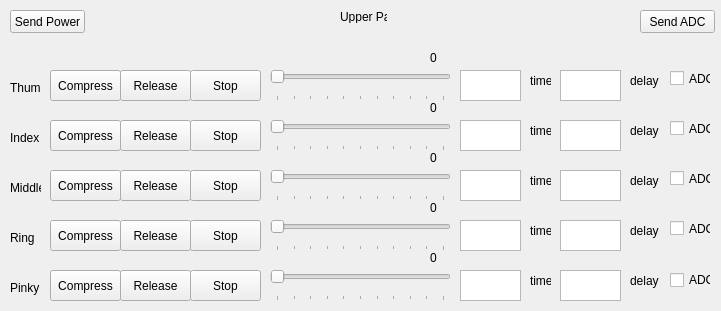
   <widget class="QWidget" name="upper_frame" native="true">
    <property name="geometry">
     <rect>
      <x>10</x>
      <y>10</y>
      <width>721</width>
      <height>311</height>
     </rect>
    </property>
    <widget class="QPushButton" name="upper_motor4_right_btn">
     <property name="geometry">
      <rect>
       <x>120</x>
       <y>220</y>
       <width>71</width>
       <height>31</height>
      </rect>
     </property>
     <property name="text">
      <string>Release</string>
     </property>
    </widget>
    <widget class="QLabel" name="upper_motor5_label">
     <property name="geometry">
      <rect>
       <x>10</x>
       <y>280</y>
       <width>31</width>
       <height>16</height>
      </rect>
     </property>
     <property name="text">
      <string>Pinky</string>
     </property>
    </widget>
    <widget class="QPushButton" name="upper_motor4_stop_btn">
     <property name="geometry">
      <rect>
       <x>190</x>
       <y>220</y>
       <width>71</width>
       <height>31</height>
      </rect>
     </property>
     <property name="text">
      <string>Stop</string>
     </property>
    </widget>
    <widget class="QPlainTextEdit" name="upper_motor4_time_input">
     <property name="geometry">
      <rect>
       <x>460</x>
       <y>220</y>
       <width>61</width>
       <height>31</height>
      </rect>
     </property>
    </widget>
    <widget class="QPushButton" name="upper_motor3_right_btn">
     <property name="geometry">
      <rect>
       <x>120</x>
       <y>170</y>
       <width>71</width>
       <height>31</height>
      </rect>
     </property>
     <property name="text">
      <string>Release</string>
     </property>
    </widget>
    <widget class="QLabel" name="upper_motor1_label">
     <property name="geometry">
      <rect>
       <x>10</x>
       <y>80</y>
       <width>31</width>
       <height>16</height>
      </rect>
     </property>
     <property name="text">
      <string>Thumb</string>
     </property>
    </widget>
    <widget class="QPushButton" name="upper_motor5_stop_btn">
     <property name="geometry">
      <rect>
       <x>190</x>
       <y>270</y>
       <width>71</width>
       <height>31</height>
      </rect>
     </property>
     <property name="text">
      <string>Stop</string>
     </property>
    </widget>
    <widget class="QPlainTextEdit" name="upper_motor5_time_input">
     <property name="geometry">
      <rect>
       <x>460</x>
       <y>270</y>
       <width>61</width>
       <height>31</height>
      </rect>
     </property>
    </widget>
    <widget class="QPushButton" name="upper_motor3_stop_btn">
     <property name="geometry">
      <rect>
       <x>190</x>
       <y>170</y>
       <width>71</width>
       <height>31</height>
      </rect>
     </property>
     <property name="text">
      <string>Stop</string>
     </property>
    </widget>
    <widget class="QPushButton" name="upper_motor5_right_btn">
     <property name="geometry">
      <rect>
       <x>120</x>
       <y>270</y>
       <width>71</width>
       <height>31</height>
      </rect>
     </property>
     <property name="text">
      <string>Release</string>
     </property>
    </widget>
    <widget class="QLabel" name="upper_motor4_label">
     <property name="geometry">
      <rect>
       <x>10</x>
       <y>230</y>
       <width>31</width>
       <height>16</height>
      </rect>
     </property>
     <property name="text">
      <string>Ring</string>
     </property>
    </widget>
    <widget class="QPushButton" name="upper_motor4_left_btn">
     <property name="geometry">
      <rect>
       <x>50</x>
       <y>220</y>
       <width>71</width>
       <height>31</height>
      </rect>
     </property>
     <property name="text">
      <string>Compress</string>
     </property>
    </widget>
    <widget class="QPushButton" name="upper_motor5_left_btn">
     <property name="geometry">
      <rect>
       <x>50</x>
       <y>270</y>
       <width>71</width>
       <height>31</height>
      </rect>
     </property>
     <property name="text">
      <string>Compress</string>
     </property>
    </widget>
    <widget class="QPlainTextEdit" name="upper_motor2_delay_input">
     <property name="geometry">
      <rect>
       <x>560</x>
       <y>120</y>
       <width>61</width>
       <height>31</height>
      </rect>
     </property>
    </widget>
    <widget class="QLabel" name="upper_time_label_5">
     <property name="geometry">
      <rect>
       <x>530</x>
       <y>270</y>
       <width>21</width>
       <height>21</height>
      </rect>
     </property>
     <property name="text">
      <string>time</string>
     </property>
    </widget>
    <widget class="QSlider" name="upper_motor2_pwm_scale">
     <property name="geometry">
      <rect>
       <x>270</x>
       <y>110</y>
       <width>181</width>
       <height>41</height>
      </rect>
     </property>
     <property name="maximum">
      <number>100</number>
     </property>
     <property name="orientation">
      <enum>Qt::Horizontal</enum>
     </property>
     <property name="tickPosition">
      <enum>QSlider::TicksBelow</enum>
     </property>
     <property name="tickInterval">
      <number>10</number>
     </property>
    </widget>
    <widget class="QLabel" name="upper_time_label_2">
     <property name="geometry">
      <rect>
       <x>530</x>
       <y>120</y>
       <width>21</width>
       <height>21</height>
      </rect>
     </property>
     <property name="text">
      <string>time</string>
     </property>
    </widget>
    <widget class="QLabel" name="upper_time_label_4">
     <property name="geometry">
      <rect>
       <x>530</x>
       <y>220</y>
       <width>21</width>
       <height>21</height>
      </rect>
     </property>
     <property name="text">
      <string>time</string>
     </property>
    </widget>
    <widget class="QSlider" name="upper_motor4_pwm_scale">
     <property name="geometry">
      <rect>
       <x>270</x>
       <y>210</y>
       <width>181</width>
       <height>41</height>
      </rect>
     </property>
     <property name="maximum">
      <number>100</number>
     </property>
     <property name="orientation">
      <enum>Qt::Horizontal</enum>
     </property>
     <property name="tickPosition">
      <enum>QSlider::TicksBelow</enum>
     </property>
     <property name="tickInterval">
      <number>10</number>
     </property>
    </widget>
    <widget class="QLabel" name="upper_delay_label_5">
     <property name="geometry">
      <rect>
       <x>630</x>
       <y>270</y>
       <width>31</width>
       <height>21</height>
      </rect>
     </property>
     <property name="text">
      <string>delay</string>
     </property>
    </widget>
    <widget class="QLabel" name="upper_delay_label_4">
     <property name="geometry">
      <rect>
       <x>630</x>
       <y>220</y>
       <width>31</width>
       <height>21</height>
      </rect>
     </property>
     <property name="text">
      <string>delay</string>
     </property>
    </widget>
    <widget class="QPushButton" name="upper_motor1_left_btn">
     <property name="geometry">
      <rect>
       <x>50</x>
       <y>70</y>
       <width>71</width>
       <height>31</height>
      </rect>
     </property>
     <property name="text">
      <string>Compress</string>
     </property>
    </widget>
    <widget class="QLabel" name="upper_delay_label_3">
     <property name="geometry">
      <rect>
       <x>630</x>
       <y>170</y>
       <width>31</width>
       <height>21</height>
      </rect>
     </property>
     <property name="text">
      <string>delay</string>
     </property>
    </widget>
    <widget class="QPlainTextEdit" name="upper_motor3_delay_input">
     <property name="geometry">
      <rect>
       <x>560</x>
       <y>170</y>
       <width>61</width>
       <height>31</height>
      </rect>
     </property>
    </widget>
    <widget class="QLabel" name="upper_time_label_1">
     <property name="geometry">
      <rect>
       <x>530</x>
       <y>70</y>
       <width>21</width>
       <height>21</height>
      </rect>
     </property>
     <property name="text">
      <string>time</string>
     </property>
    </widget>
    <widget class="QLabel" name="upper_delay_label_2">
     <property name="geometry">
      <rect>
       <x>630</x>
       <y>120</y>
       <width>31</width>
       <height>21</height>
      </rect>
     </property>
     <property name="text">
      <string>delay</string>
     </property>
    </widget>
    <widget class="QPlainTextEdit" name="upper_motor5_delay_input">
     <property name="geometry">
      <rect>
       <x>560</x>
       <y>270</y>
       <width>61</width>
       <height>31</height>
      </rect>
     </property>
    </widget>
    <widget class="QPlainTextEdit" name="upper_motor3_time_input">
     <property name="geometry">
      <rect>
       <x>460</x>
       <y>170</y>
       <width>61</width>
       <height>31</height>
      </rect>
     </property>
    </widget>
    <widget class="QPushButton" name="upper_motor2_right_btn">
     <property name="geometry">
      <rect>
       <x>120</x>
       <y>120</y>
       <width>71</width>
       <height>31</height>
      </rect>
     </property>
     <property name="text">
      <string>Release</string>
     </property>
    </widget>
    <widget class="QLabel" name="upper_time_label_3">
     <property name="geometry">
      <rect>
       <x>530</x>
       <y>170</y>
       <width>21</width>
       <height>21</height>
      </rect>
     </property>
     <property name="text">
      <string>time</string>
     </property>
    </widget>
    <widget class="QPushButton" name="upper_motor1_stop_btn">
     <property name="geometry">
      <rect>
       <x>190</x>
       <y>70</y>
       <width>71</width>
       <height>31</height>
      </rect>
     </property>
     <property name="text">
      <string>Stop</string>
     </property>
    </widget>
    <widget class="QLabel" name="upper_motor3_label">
     <property name="geometry">
      <rect>
       <x>10</x>
       <y>180</y>
       <width>31</width>
       <height>16</height>
      </rect>
     </property>
     <property name="text">
      <string>Middle</string>
     </property>
    </widget>
    <widget class="QPlainTextEdit" name="upper_motor2_time_input">
     <property name="geometry">
      <rect>
       <x>460</x>
       <y>120</y>
       <width>61</width>
       <height>31</height>
      </rect>
     </property>
    </widget>
    <widget class="QPlainTextEdit" name="upper_motor1_time_input">
     <property name="geometry">
      <rect>
       <x>460</x>
       <y>70</y>
       <width>61</width>
       <height>31</height>
      </rect>
     </property>
    </widget>
    <widget class="QSlider" name="upper_motor1_pwm_scale">
     <property name="geometry">
      <rect>
       <x>270</x>
       <y>60</y>
       <width>181</width>
       <height>41</height>
      </rect>
     </property>
     <property name="maximum">
      <number>100</number>
     </property>
     <property name="orientation">
      <enum>Qt::Horizontal</enum>
     </property>
     <property name="tickPosition">
      <enum>QSlider::TicksBelow</enum>
     </property>
     <property name="tickInterval">
      <number>10</number>
     </property>
    </widget>
    <widget class="QPushButton" name="upper_motor1_right_btn">
     <property name="geometry">
      <rect>
       <x>120</x>
       <y>70</y>
       <width>71</width>
       <height>31</height>
      </rect>
     </property>
     <property name="text">
      <string>Release</string>
     </property>
    </widget>
    <widget class="QPushButton" name="upper_motor2_left_btn">
     <property name="geometry">
      <rect>
       <x>50</x>
       <y>120</y>
       <width>71</width>
       <height>31</height>
      </rect>
     </property>
     <property name="text">
      <string>Compress</string>
     </property>
    </widget>
    <widget class="QSlider" name="upper_motor3_pwm_scale">
     <property name="geometry">
      <rect>
       <x>270</x>
       <y>160</y>
       <width>181</width>
       <height>41</height>
      </rect>
     </property>
     <property name="maximum">
      <number>100</number>
     </property>
     <property name="orientation">
      <enum>Qt::Horizontal</enum>
     </property>
     <property name="tickPosition">
      <enum>QSlider::TicksBelow</enum>
     </property>
     <property name="tickInterval">
      <number>10</number>
     </property>
    </widget>
    <widget class="QLabel" name="upper_motor2_label">
     <property name="geometry">
      <rect>
       <x>10</x>
       <y>130</y>
       <width>31</width>
       <height>16</height>
      </rect>
     </property>
     <property name="text">
      <string>Index</string>
     </property>
    </widget>
    <widget class="QLabel" name="upper_delay_label_1">
     <property name="geometry">
      <rect>
       <x>630</x>
       <y>70</y>
       <width>31</width>
       <height>21</height>
      </rect>
     </property>
     <property name="text">
      <string>delay</string>
     </property>
    </widget>
    <widget class="QPlainTextEdit" name="upper_motor1_delay_input">
     <property name="geometry">
      <rect>
       <x>560</x>
       <y>70</y>
       <width>61</width>
       <height>31</height>
      </rect>
     </property>
    </widget>
    <widget class="QPushButton" name="upper_motor2_stop_btn">
     <property name="geometry">
      <rect>
       <x>190</x>
       <y>120</y>
       <width>71</width>
       <height>31</height>
      </rect>
     </property>
     <property name="text">
      <string>Stop</string>
     </property>
    </widget>
    <widget class="QPushButton" name="upper_motor3_left_btn">
     <property name="geometry">
      <rect>
       <x>50</x>
       <y>170</y>
       <width>71</width>
       <height>31</height>
      </rect>
     </property>
     <property name="text">
      <string>Compress</string>
     </property>
    </widget>
    <widget class="QPlainTextEdit" name="upper_motor4_delay_input">
     <property name="geometry">
      <rect>
       <x>560</x>
       <y>220</y>
       <width>61</width>
       <height>31</height>
      </rect>
     </property>
    </widget>
    <widget class="QSlider" name="upper_motor5_pwm_scale">
     <property name="geometry">
      <rect>
       <x>270</x>
       <y>260</y>
       <width>181</width>
       <height>41</height>
      </rect>
     </property>
     <property name="maximum">
      <number>100</number>
     </property>
     <property name="orientation">
      <enum>Qt::Horizontal</enum>
     </property>
     <property name="tickPosition">
      <enum>QSlider::TicksBelow</enum>
     </property>
     <property name="tickInterval">
      <number>10</number>
     </property>
    </widget>
    <widget class="QLabel" name="upper_frame_label">
     <property name="geometry">
      <rect>
       <x>340</x>
       <y>10</y>
       <width>47</width>
       <height>13</height>
      </rect>
     </property>
     <property name="text">
      <string>Upper Part</string>
     </property>
    </widget>
    <widget class="QPushButton" name="upper_send_power_btn">
     <property name="geometry">
      <rect>
       <x>10</x>
       <y>10</y>
       <width>75</width>
       <height>23</height>
      </rect>
     </property>
     <property name="text">
      <string>Send Power</string>
     </property>
    </widget>
    <widget class="QLabel" name="upper_motor5_scale_label">
     <property name="geometry">
      <rect>
       <x>430</x>
       <y>250</y>
       <width>21</width>
       <height>16</height>
      </rect>
     </property>
     <property name="text">
      <string>0</string>
     </property>
    </widget>
    <widget class="QLabel" name="upper_motor4_scale_label">
     <property name="geometry">
      <rect>
       <x>430</x>
       <y>200</y>
       <width>21</width>
       <height>16</height>
      </rect>
     </property>
     <property name="text">
      <string>0</string>
     </property>
    </widget>
    <widget class="QLabel" name="upper_motor3_scale_label">
     <property name="geometry">
      <rect>
       <x>430</x>
       <y>150</y>
       <width>21</width>
       <height>16</height>
      </rect>
     </property>
     <property name="text">
      <string>0</string>
     </property>
    </widget>
    <widget class="QLabel" name="upper_motor2_scale_label">
     <property name="geometry">
      <rect>
       <x>430</x>
       <y>100</y>
       <width>21</width>
       <height>16</height>
      </rect>
     </property>
     <property name="text">
      <string>0</string>
     </property>
    </widget>
    <widget class="QLabel" name="upper_motor1_scale_label">
     <property name="geometry">
      <rect>
       <x>430</x>
       <y>50</y>
       <width>21</width>
       <height>16</height>
      </rect>
     </property>
     <property name="text">
      <string>0</string>
     </property>
    </widget>
    <widget class="QCheckBox" name="upper_motor1_adc_box">
     <property name="geometry">
      <rect>
       <x>670</x>
       <y>70</y>
       <width>41</width>
       <height>17</height>
      </rect>
     </property>
     <property name="text">
      <string>ADC</string>
     </property>
    </widget>
    <widget class="QCheckBox" name="upper_motor2_adc_box">
     <property name="geometry">
      <rect>
       <x>670</x>
       <y>120</y>
       <width>41</width>
       <height>17</height>
      </rect>
     </property>
     <property name="text">
      <string>ADC</string>
     </property>
    </widget>
    <widget class="QCheckBox" name="upper_motor3_adc_box">
     <property name="geometry">
      <rect>
       <x>670</x>
       <y>170</y>
       <width>41</width>
       <height>17</height>
      </rect>
     </property>
     <property name="text">
      <string>ADC</string>
     </property>
    </widget>
    <widget class="QCheckBox" name="upper_motor4_adc_box">
     <property name="geometry">
      <rect>
       <x>670</x>
       <y>220</y>
       <width>41</width>
       <height>17</height>
      </rect>
     </property>
     <property name="text">
      <string>ADC</string>
     </property>
    </widget>
    <widget class="QCheckBox" name="upper_motor5_adc_box">
     <property name="geometry">
      <rect>
       <x>670</x>
       <y>270</y>
       <width>41</width>
       <height>20</height>
      </rect>
     </property>
     <property name="text">
      <string>ADC</string>
     </property>
    </widget>
    <widget class="QPushButton" name="upper_send_adc">
     <property name="geometry">
      <rect>
       <x>640</x>
       <y>10</y>
       <width>75</width>
       <height>23</height>
      </rect>
     </property>
     <property name="text">
      <string>Send ADC</string>
     </property>
    </widget>
   </widget>
